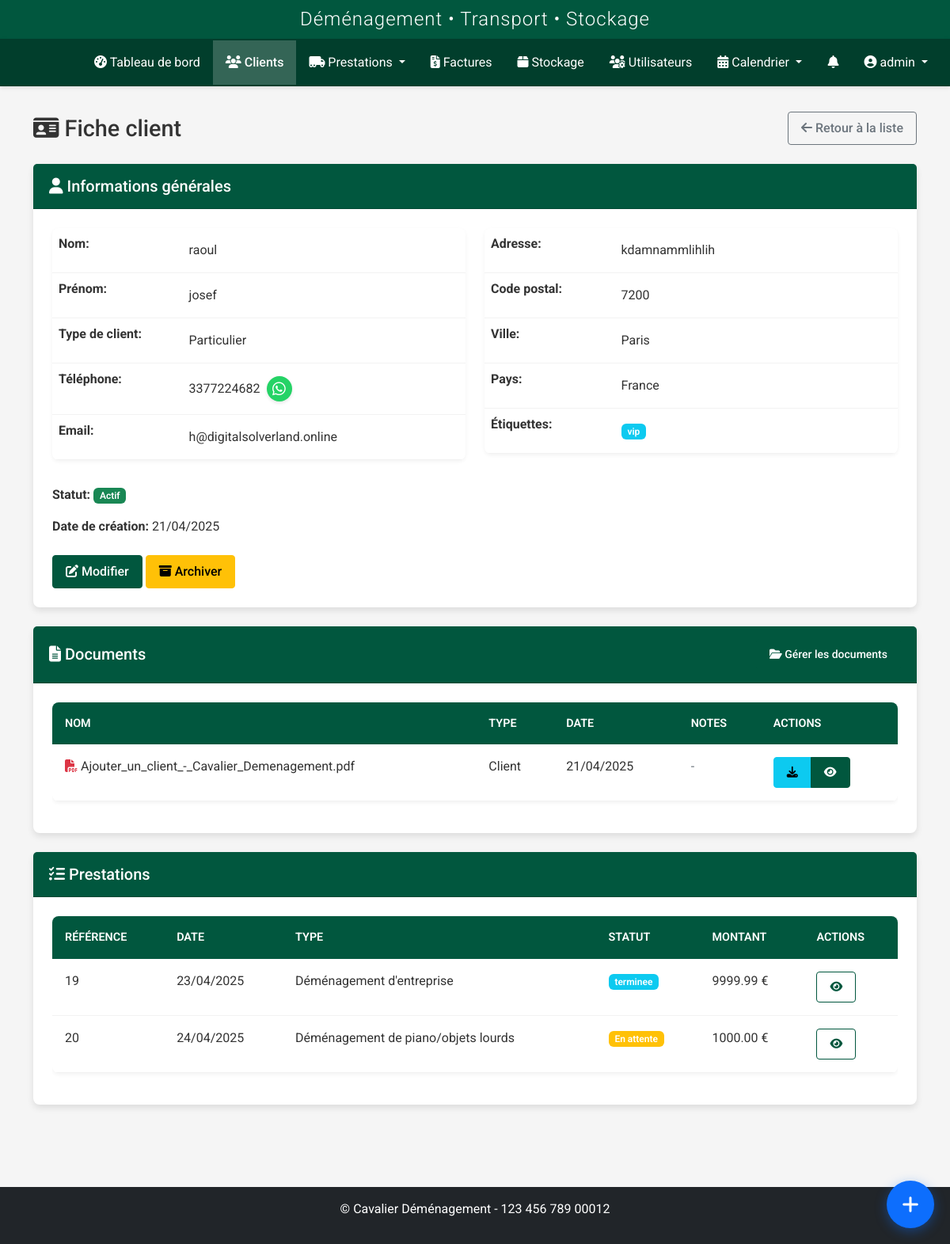
Page /clients/clients/3 (signed in) on the earlier database version.
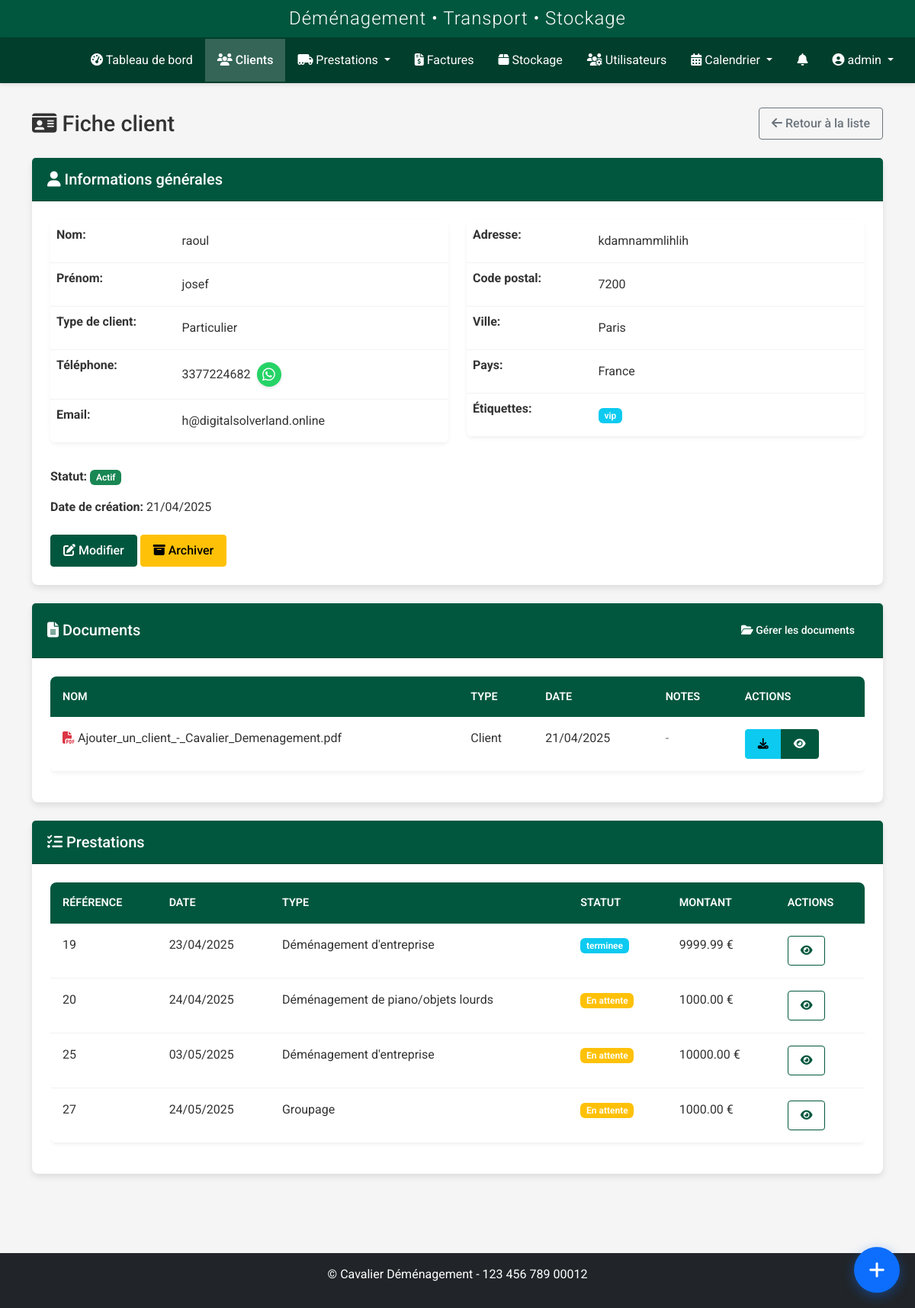
Same page on the later database version.
### models.py (models this page shows, shortened)
class Client(db.Model):
    id = db.Column(db.Integer, primary_key=True)
    nom = db.Column(db.String(64), nullable=False)
    prenom = db.Column(db.String(64), nullable=False)
    adresse = db.Column(db.Text, nullable=True)
    code_postal = db.Column(db.String(10), nullable=True)
    ville = db.Column(db.String(64), nullable=True)
    pays = db.Column(db.String(64), default='France')
    telephone = db.Column(db.String(20), nullable=True)
    email = db.Column(db.String(120), nullable=True)
    type_client = db.Column(db.String(50), nullable=True)
    tags = db.Column(db.Text, nullable=True)
    observations = db.Column(db.Text, nullable=True)
    statut = db.Column(db.String(20), default='actif')
    archive = db.Column(db.Boolean, default=False)
    date_creation = db.Column(db.DateTime, nullable=False, default=datetime.utcnow)
    prestations_principales = db.relationship('Prestation', backref=db.backref('client_principal', lazy=True), lazy=True, foreign_keys="Prestation.client_id")
    prestations_supplementaires = db.relationship('Prestation', secondary=prestation_clients, back_populates='clients_supplementaires')
    factures = db.relationship('Facture', backref='client', lazy=True)

class Document(db.Model):
    id = db.Column(db.Integer, primary_key=True)
    nom = db.Column(db.String(255), nullable=False)
    chemin = db.Column(db.String(255), nullable=False)
    type = db.Column(db.String(50), nullable=True)  # Type de document (facture, contrat, etc.)
    taille = db.Column(db.Integer, nullable=True)   # Taille en octets
    format = db.Column(db.String(20), nullable=True)  # Extension du fichier (pdf, jpg, etc.)
    notes = db.Column(db.Text, nullable=True)  # Notes sur le document
    observations_supplementaires = db.Column(db.Text, nullable=True)  # Observations supplémentaires (texte enrichi)
    tags = db.Column(db.String(200), nullable=True)  # Tags pour faciliter la recherche
    statut = db.Column(db.String(50), default='Actif')  # Actif, Archivé, Supprimé
    date_upload = db.Column(db.DateTime, nullable=False, default=datetime.utcnow)
    date_modification = db.Column(db.DateTime, nullable=True, onupdate=datetime.utcnow)  # Date de dernière modification
    prestation_id = db.Column(db.Integer, db.ForeignKey('prestation.id'), nullable=True)
    evenement_id = db.Column(db.Integer, db.ForeignKey('evenement.id'), nullable=True)
    evenement = db.relationship('Evenement', backref=db.backref('documents', lazy=True))
    stockage_id = db.Column(db.Integer, db.ForeignKey('stockage.id'), nullable=True)
    user_id = db.Column(db.Integer, db.ForeignKey('user.id'), nullable=True)  # Utilisateur qui a uploadé
    agenda_id = db.Column(db.Integer, db.ForeignKey('agenda.id'), nullable=True)  # Ajout de la relation avec Agenda
    stockage = db.relationship('Stockage', backref=db.backref('documents', lazy=True))
    user = db.relationship('User', backref=db.backref('documents_uploaded', lazy=True))
    prestation = db.relationship('Prestation', backref=db.backref('documents', lazy=True))
    client_id = db.Column(db.Integer, db.ForeignKey('client.id'), nullable=True)
    client = db.relationship('Client', backref=db.backref('documents', lazy=True), foreign_keys=[client_id])
    agenda = db.relationship('Agenda', backref=db.backref('documents', lazy=True))  # Relation avec Agenda

class Prestation(db.Model):
    id = db.Column(db.Integer, primary_key=True)
    client_id = db.Column(db.Integer, db.ForeignKey('client.id'), nullable=False)
    commercial_id = db.Column(db.Integer, db.ForeignKey('user.id'), nullable=True)
    transporteur_id = db.Column(db.Integer, db.ForeignKey('transporteurs.id'), nullable=True)
    vehicule_id = db.Column(db.Integer, db.ForeignKey('vehicules.id'), nullable=True)
    client = db.relationship('Client', foreign_keys=[client_id], backref=db.backref('prestations', lazy=True))
    date_debut = db.Column(db.DateTime, nullable=False)
    date_fin = db.Column(db.DateTime, nullable=False)
    adresse_depart = db.Column(db.Text, nullable=False)
    adresse_arrivee = db.Column(db.Text, nullable=False)
    type_demenagement = db.Column(db.String(100), nullable=False)
    type_demenagement_id = db.Column(db.Integer, db.ForeignKey('type_demenagement.id'), nullable=True)
    statut = db.Column(db.String(50), default='En attente')  # En attente, Confirmé, En cours, Terminé, Annulé
    priorite = db.Column(db.String(20), default='Normale')  # Basse, Normale, Haute, Urgente
    status_transporteur = db.Column(db.String(20), default='en_attente')  # en_attente, accepte, refuse
    raison_refus = db.Column(db.Text, nullable=True)  # Raison du refus par le transporteur
    date_reponse = db.Column(db.DateTime, nullable=True)  # Date de réponse du transporteur
    observations = db.Column(db.Text, nullable=True)
    archive = db.Column(db.Boolean, default=False)
    date_creation = db.Column(db.DateTime, nullable=False, default=datetime.utcnow)
    date_modification = db.Column(db.DateTime, nullable=True)
    createur_id = db.Column(db.Integer, db.ForeignKey('user.id'), nullable=True)
    modificateur_id = db.Column(db.Integer, db.ForeignKey('user.id'), nullable=True)
    stockage_id = db.Column(db.Integer, db.ForeignKey('stockage.id'), nullable=True)
    mode_groupage = db.Column(db.Boolean, default=False)
    tags = db.Column(db.Text, nullable=True)
    societe = db.Column(db.String(100), nullable=True)
    montant = db.Column(db.Float, nullable=True, default=0)
    etapes_depart = db.Column(db.Text, nullable=True)  # Étapes supplémentaires de départ (format: adresse1||adresse2||...)
    etapes_arrivee = db.Column(db.Text, nullable=True)  # Étapes supplémentaires d'arrivée (format: adresse1||adresse2||...)
    commercial = db.relationship('User', foreign_keys=[commercial_id], backref='prestations_commercial')
    createur = db.relationship('User', foreign_keys=[createur_id], backref='prestations_creees')
    modificateur = db.relationship('User', foreign_keys=[modificateur_id], backref='prestations_modifiees')
    transporteurs = db.relationship('User', secondary=prestation_transporteurs, back_populates='prestations')
    clients_supplementaires = db.relationship('Client', secondary=prestation_clients, back_populates='prestations_supplementaires')
    type_demenagement_obj = db.relationship('TypeDemenagement', backref='prestations')
    versions = db.relationship('PrestationVersion', backref='prestation_courante', lazy=True, foreign_keys="PrestationVersion.prestation_id")

### routes/client.py (the view)
@client_bp.route('/clients/<int:id>')
@login_required
@role_required('commercial', 'admin', 'superadmin')
def details(id):
    client = Client.query.get_or_404(id)
    return render_template(
        'clients/details.html',
        title=f'Fiche client - {client.nom} {client.prenom}',
        client=client
    )

### auth.py (called while the page is built)
def role_required(*roles):
    def decorator(f):
        @wraps(f)
        @login_required
        def decorated_function(*args, **kwargs):
            if current_user.role not in roles:
                flash('Vous n\'avez pas les permissions nécessaires pour accéder à cette page.', 'danger')
                return redirect(url_for('dashboard.index'))
            return f(*args, **kwargs)
        return decorated_function
    return decorator

### models.py (called while the page is built)
    def is_admin(self):
        return self.role in ['admin', 'superadmin']

    def is_transporteur(self):
        return self.role == 'transporteur' or self.is_admin()

### templates/clients/details.html (shortened to what the changed rows need)
{% extends 'base.html' %}
{% block content %}
<div class="client-details-page">
    <div class="page-title">
        <h1><i class="fas fa-id-card"></i> Fiche client</h1>
    </div>
    <div class="card mb-4">
        <div class="card-body">
            <div class="row">
                <div class="col-md-6">
                    <table class="table table-borderless">
                        <tr>
                            <th style="width: 30%">Nom:</th>
                            <td>{{ client.nom }}</td>
                        </tr>
                        <tr>
                            <th>Prénom:</th>
                            <td>{{ client.prenom }}</td>
                        </tr>
                        <tr>
                            <th>Type de client:</th>
                            <td>{{ client.type_client }}</td>
                        </tr>
                        <tr>
                            <th>Téléphone:</th>
                            <td>{{ client.telephone }}</td>
                        </tr>
                        <tr>
                            <th>Email:</th>
                            <td>{{ client.email }}</td>
                        </tr>
                    </table>
                </div>
                <div class="col-md-6">
                    <table class="table table-borderless">
                        <tr>
                            <th style="width: 30%">Adresse:</th>
                            <td>{{ client.adresse }}</td>
                        </tr>
                        <tr>
                            <th>Code postal:</th>
                            <td>{{ client.code_postal }}</td>
                        </tr>
                        <tr>
                            <th>Ville:</th>
                            <td>{{ client.ville }}</td>
                        </tr>
                        <tr>
                            <th>Pays:</th>
                            <td>{{ client.pays }}</td>
                        </tr>
                        <tr>
                            <th>Étiquettes:</th>
                            <td>
                                {% if client.tags %}
                                    {% for tag in client.tags.split(',') %}
                                        <span class="badge bg-info">{{ tag.strip() }}</span>
                                    {% endfor %}
                                {% else %}
                                    <span class="text-muted">Aucune étiquette</span>
                                {% endif %}
                            </td>
                        </tr>
                    </table>
                </div>
            </div>
            <div class="client-status mt-3">
                <p>
                    <strong>Statut:</strong>
                    {% if client.archive %}
                        <span class="badge bg-secondary">Archivé</span>
                    {% else %}
                        <span class="badge bg-success">Actif</span>
                    {% endif %}
                </p>
                <p><strong>Date de création:</strong> {{ client.date_creation.strftime('%d/%m/%Y') }}</p>
            </div>
            <div class="client-actions mt-4">
                <a href="{{ url_for('client.edit', id=client.id) }}" class="btn btn-primary">
                    <i class="fas fa-edit"></i> Modifier
                </a>
                <a href="{{ url_for('client.toggle_archive', id=client.id) }}"
                   class="btn btn-{{ 'success' if client.archive else 'warning' }}">
                    <i class="fas fa-{{ 'box-open' if client.archive else 'archive' }}"></i>
                    {{ 'Désarchiver' if client.archive else 'Archiver' }}
                </a>
            </div>
        </div>
    </div>
    <div class="card mb-4">
        <div class="card-body">
            {% if client.documents|length > 0 %}
                <div class="table-responsive">
                    <table class="table table-hover">
                        <thead>
                            <tr>
                                <th>Nom</th>
                                <th>Type</th>
                                <th>Date</th>
                                <th>Notes</th>
                                <th>Actions</th>
                            </tr>
                        </thead>
                        <tbody>
                            {% for document in client.documents|sort(attribute='date_upload', reverse=true) %}
                                <tr>
                                    <td>
                                        <i class="fas fa-file-{{ 'pdf' if document.format == 'pdf' else 'alt' }} text-{{ 'danger' if document.format == 'pdf' else 'primary' }}"></i>
                                        {{ document.nom }}
                                    </td>
                                    <td>{{ document.type|capitalize if document.type else '-' }}</td>
                                    <td>{{ document.date_upload.strftime('%d/%m/%Y') }}</td>
                                    <td>
                                        {% if document.notes %}
                                            <span data-toggle="tooltip" title="{{ document.notes }}">
                                                <i class="fas fa-sticky-note text-warning"></i>
                                                {{ document.notes|truncate(30, true) }}
                                            </span>
                                        {% else %}
                                            <span class="text-muted">-</span>
                                        {% endif %}
                                    </td>
                                    <td>
                                        <div class="btn-group btn-group-sm">
                                            <a href="{{ url_for('documents.download_document', document_id=document.id) }}" class="btn btn-info" title="Télécharger">
                                                <i class="fas fa-download"></i>
                                            </a>
                                            <a href="{{ url_for('documents.view_document', document_id=document.id) }}" class="btn btn-primary" title="Voir">
                                                <i class="fas fa-eye"></i>
                                            </a>
                                        </div>
                                    </td>
                                </tr>
                            {% endfor %}
                        </tbody>
                    </table>
                </div>
            {% else %}
                <div class="alert alert-info">
                    <i class="fas fa-info-circle"></i> Aucun document n'est associé à ce client.
                    <a href="{{ url_for('documents.client_documents', client_id=client.id) }}" class="alert-link">Ajouter des documents</a>
                </div>
            {% endif %}
        </div>
    </div>
    {% if client.prestations %}
    <div class="card mb-4">
        <div class="card-body">
            <div class="table-responsive">
                <table class="table table-hover">
                    <thead>
                        <tr>
                            <th>Référence</th>
                            <th>Date</th>
                            <th>Type</th>
                            <th>Statut</th>
                            <th>Montant</th>
                            <th>Actions</th>
                        </tr>
                    </thead>
                    <tbody>
                        {% for prestation in client.prestations %}
                            <tr>
                                <td>{{ prestation.id }}</td>
                                <td>{{ prestation.date_debut.strftime('%d/%m/%Y') }}</td>
                                <td>{{ prestation.type_demenagement }}</td>
                                <td>
                                    <span class="badge bg-{{ 'success' if prestation.statut == 'Terminée' else 'warning' if prestation.statut == 'En attente' else 'danger' if prestation.statut == 'Annulée' else 'info' }}">
                                        {{ prestation.statut }}
                                    </span>
                                </td>
                                <td>{{ "%.2f"|format(prestation.montant or 0) }} €</td>
                                <td>
                                    <div class="btn-group btn-group-sm">
                                        <a href="{{ url_for('prestation.view', id=prestation.id) }}" class="btn btn-outline-primary" title="Voir">
                                            <i class="fas fa-eye"></i>
                                        </a>
                                    </div>
                                </td>
                            </tr>
                        {% endfor %}
                    </tbody>
                </table>
            </div>
        </div>
    </div>
    {% endif %}
</div>
{% endblock %}

Differences in the rows shown:
added Prestation: id "25", date_debut "03/05/2025", type_demenagement "Déménagement d'entreprise", statut "En attente", montant "10000.00"
added Prestation: id "27", date_debut "24/05/2025", type_demenagement "Groupage", statut "En attente", montant "1000.00"
